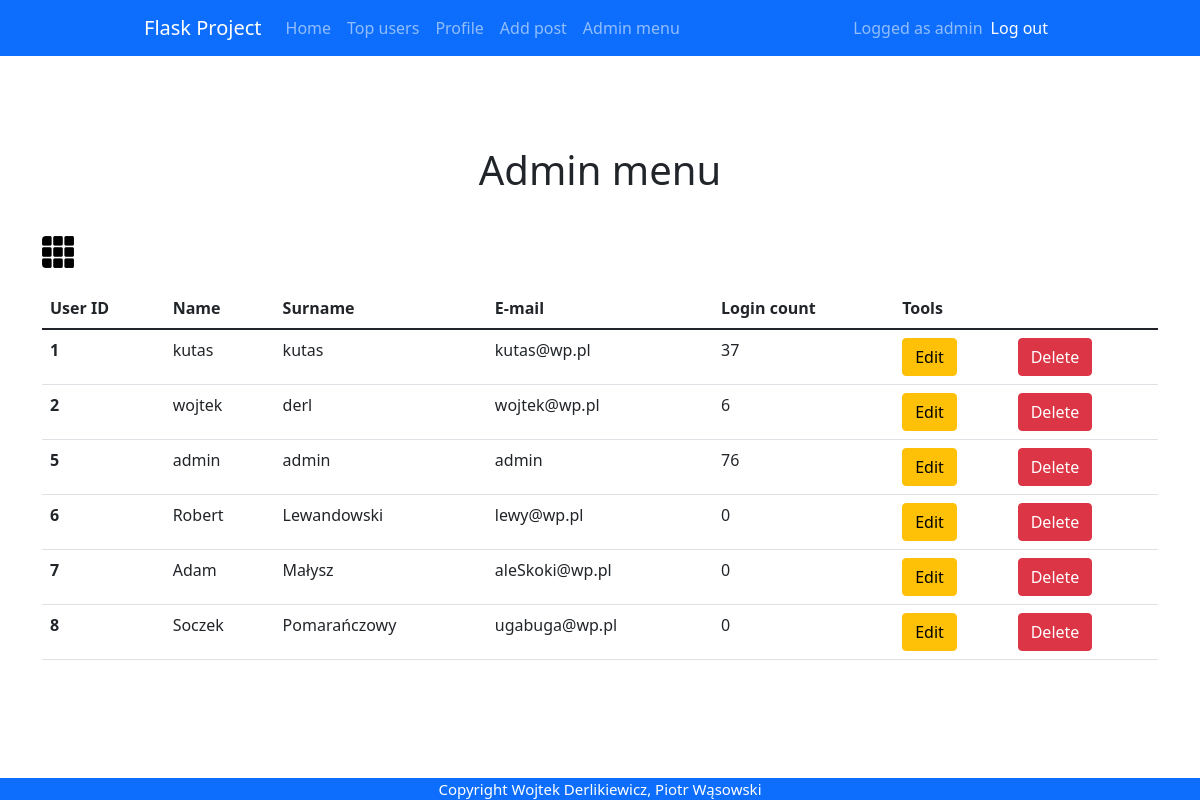
Screenshot of /admin (signed in) with the database file from the repository.
### app.py (models this page shows)
class User(db.Model, UserMixin):
    id = db.Column(db.Integer, primary_key = True)
    email = db.Column(db.String(30), nullable=False, unique=True)
    name = db.Column(db.String(20), nullable=False)
    last_name = db.Column(db.String(20), nullable=False)
    password = db.Column(db.String(80), nullable=False)
    login_count = db.Column(db.Integer, nullable=False, default=0)
    isAdmin = db.Column(db.Boolean(), nullable=False, default=False)

### app.py (the view)
@app.route('/admin', methods=['GET', 'POST'])
@login_required
def admin():
    view = 'table'
    if(current_user.isAdmin == True):
        all_users = User.query.all()
        if request.method == 'POST':
            if request.form['view'] == 'table':
                view = 'table'
            elif request.form['view'] == 'grid':
                view = 'grid'
        return render_template('admin.html', users = all_users, view = view)
    else:
        return redirect(url_for('home'))

### app.py (called while the page is built)
@login_manager.user_loader
def load_user(user_id):
    return User.query.get(int(user_id))

### templates/admin.html (shortened to what this page needs)
{% extends "base.html" %} {% block title %}Admin{% endblock %} {% block content
%}
<h1>Admin menu</h1>
<br>
{% if view == 'table' %}
<form class="form-switch" method="POST">
    <input class="switch2" type="submit" src="/static/images/grid.png" value="grid" name="view">
</form>
{% endif %}
{% if view == 'table' %}
<table class="table">
  <thead>
    <tr>
      <th scope="col">User ID</th>
      <th scope="col">Name</th>
      <th scope="col">Surname</th>
      <th scope="col">E-mail</th>
      <th scope="col">Login count</th>
      <th scope="col">Tools</th>
    </tr>
  </thead>
  <tbody>
    {% for user in users %}
    <tr>
      <th scope="row">{{ user.id }}</td>
      <td>{{ user.name }}</td>
      <td>{{ user.last_name }}</td>
      <td>{{ user.email }}</td>
      <td>{{ user.login_count }}</td>
      <td><a href="/admin/{{user.id}}/update" type="button" class="btn btn-warning">Edit</a></td>
      <td><a href="/admin/{{user.id}}/delete" type="button" class="btn btn-danger">Delete</a></td>
    </tr>
    {% endfor %}
  </tbody>
</table>
{% endif %}
</div>
{% endblock %}

### templates/base.html (shortened to what this page needs)
<!DOCTYPE html>
<html lang="pl">
  <head>
    {% block styles %}
    <link
      rel="stylesheet"
      href="{{url_for('.static', filename='styles/base.css')}}"
    />
    <link
      href="https://cdn.jsdelivr.net/npm/bootstrap@5.1.3/dist/css/bootstrap.min.css"
      rel="stylesheet"
    />
    {% endblock %}
  </head>
  <body>
    <nav class="navbar navbar-expand-lg navbar-dark bg-primary">
      <div class="container-fluid">
        <a class="navbar-brand" href="{{url_for('home')}}">Flask Project</a>
        <div class="collapse navbar-collapse" id="navbarText">
          <ul class="navbar-nav me-auto mb-2 mb-lg-0">
            <li class="nav-item">
              <a class="nav-link"
                aria-current="page"
                href="{{url_for('home')}}"
                >Home</a>
            </li>
            <li class="nav-item">
              <a class="nav-link" href="{{url_for('topUsers')}}">Top users</a>
            </li>
            {% if current_user.is_authenticated %}
            <li class="nav-item">
              <a class="nav-link" href="{{url_for('profile')}}">Profile</a>
            </li>
            <li class="nav-item">
              <a class="nav-link" href="{{url_for('add_post')}}">Add post</a>
            </li>
            {% if current_user.isAdmin == True %}
            <li class="nav-item">
              <a class="nav-link" href="{{url_for('admin')}}">Admin menu</a>
            </li>
            {% endif %}
            {% endif %}
          </ul>
          {% if current_user.is_authenticated %}
          <span class="navbar-text">
            Logged as {{current_user.name }}
            </span>
            <span class="navbar-item">
              <ul class="navbar-nav me-auto mb-2 mb-lg-0">
                <li class="nav-item">
                  <a
                    class="nav-link active"
                    aria-current="page"
                    href="{{url_for('logout')}}"
                    >Log out</a
                  >
                </li>
              </ul>
            </span>
            {% endif %}
        </div>
      </div>
    </nav>
    <div class="container">{% block content %} {% endblock %}</div>
    <footer>Copyright Wojtek Derlikiewicz, Piotr Wąsowski</footer>
  </body>
</html>

### static/styles/base.css (style rules this page uses)
html { overflow: -moz-scrollbars-vertical; overflow-y: scroll; }
body { margin: 0; background-color: dimgrey; font-family: "Roboto", sans-serif; }
a { text-decoration: none; }
.container { overflow: hidden; margin-top: 30px; padding-top: 50px; display: grid; place-items: center; }
.container-fluid { width: 78% !important; }
h1 { padding: 10px; }
form { width: 70%; }
.form-switch { width: 100%; padding: 0 !important; }
.switch2 { overflow: hidden; float: left; width: 32px; height: 32px; border: none; color: transparent; background-color: transparent; background-image: url(/static/images/grid.png); background-repeat: no-repeat; background-size: 32px, 32px; margin-bottom: 20px !important; }
input { width: 70%; padding: 12px 20px; margin-bottom: 10px !important; border: 1px solid #ccc; border-radius: 4px; box-sizing: border-box; }
footer { position: fixed; bottom: 0; width: 100%; background-color: #0d6efd; color: white; font-size: 15px; text-align: center; }

### rows the page displays
User: name "admin", id "5", last_name "admin", email "admin", login_count "76"
User: id "1", name "kutas", last_name "kutas", email "kutas@wp.pl", login_count "37"
User: id "2", name "wojtek", last_name "derl", email "wojtek@wp.pl", login_count "6"
User: id "6", name "Robert", last_name "Lewandowski", email "lewy@wp.pl", login_count "0"
User: id "7", name "Adam", last_name "Małysz", email "aleSkoki@wp.pl", login_count "0"
User: id "8", name "Soczek", last_name "Pomarańczowy", email "ugabuga@wp.pl", login_count "0"
